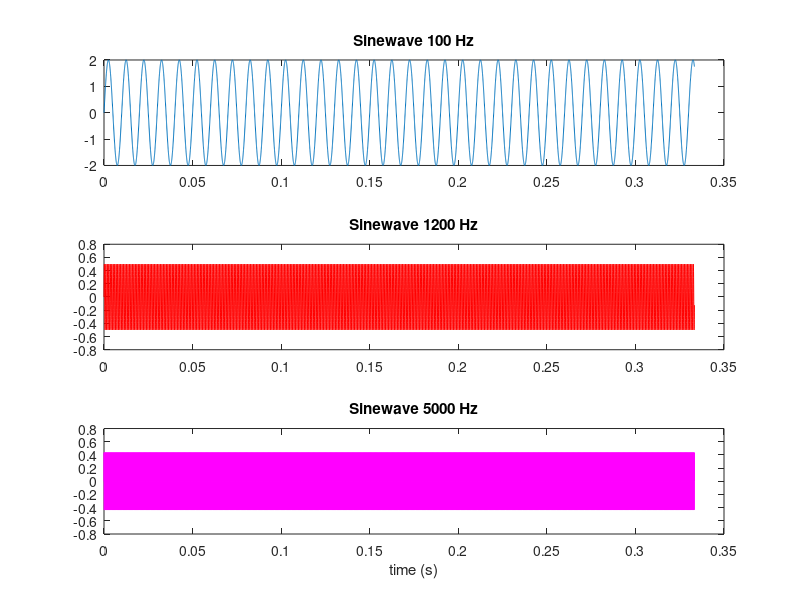
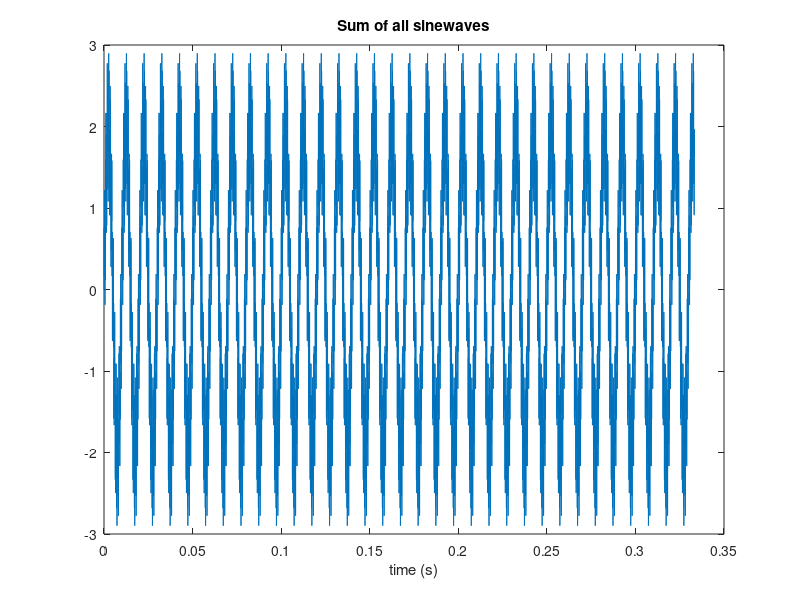

The MATLAB script that drew these images, in order:
%% Digital Signal Processing - Federal Institute of São Paulo
% Author: Bruno Godoi Eilliar
% Signal Generation Assignment
% Notes:

clear all
close all
clc

%% Variables
fa = 30000;                          % Sampling frequency (Hz)
Ta = 1/fa;                          % Sampling period (1/Hz)
n = 10000;                          % Number of sampes
t = (0 : Ta : n*Ta - Ta);           % Time vector

%% Sinewaves
% 100 Hz
sin100 = 2*sin(2*pi*100*t);

% 1200 Hz
sin1k2 = 0.5*sin(2*pi*1200*t);

% 5000 Hz
sin5k = 0.5*sin(2*pi*5000*t);

% sum of all sinewaves
sum_sin = sin100 + sin1k2 + sin5k;
%% Plot
figure;
subplot(3,1,1);
plot(t, sin100);
title('Sinewave 100 Hz');

subplot(3,1,2);
plot(t, sin1k2, 'r');
title('Sinewave 1200 Hz');

subplot(3,1,3);
plot(t, sin5k, 'm');
title('Sinewave 5000 Hz');
xlabel('time (s)');

figure;
plot(t, sin100+sin1k2+sin5k);
title('Sum of all sinewaves');
xlabel('time (s)');